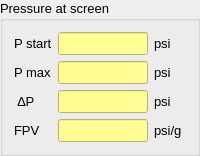
         <widget class="QGroupBox" name="PressureAtScreen_GroupBox">
          <property name="maximumSize">
           <size>
            <width>200</width>
            <height>16777215</height>
           </size>
          </property>
          <property name="font">
           <font>
            <pointsize>10</pointsize>
           </font>
          </property>
          <property name="title">
           <string>Pressure at screen</string>
          </property>
          <layout class="QVBoxLayout" name="verticalLayout_3">
           <item>
            <layout class="QGridLayout" name="gridLayout">
             <item row="2" column="0">
              <widget class="QLabel" name="label_3">
               <property name="font">
                <font>
                 <pointsize>10</pointsize>
                </font>
               </property>
               <property name="text">
                <string> ∆P</string>
               </property>
              </widget>
             </item>
             <item row="3" column="0">
              <widget class="QLabel" name="label_4">
               <property name="font">
                <font>
                 <pointsize>10</pointsize>
                </font>
               </property>
               <property name="text">
                <string>FPV</string>
               </property>
              </widget>
             </item>
             <item row="0" column="0">
              <widget class="QLabel" name="label">
               <property name="font">
                <font>
                 <pointsize>10</pointsize>
                </font>
               </property>
               <property name="text">
                <string>P start</string>
               </property>
              </widget>
             </item>
             <item row="1" column="0">
              <widget class="QLabel" name="label_2">
               <property name="font">
                <font>
                 <pointsize>10</pointsize>
                </font>
               </property>
               <property name="text">
                <string>P max</string>
               </property>
              </widget>
             </item>
             <item row="1" column="1">
              <widget class="QLineEdit" name="PMax_LE">
               <property name="enabled">
                <bool>true</bool>
               </property>
               <property name="font">
                <font>
                 <pointsize>10</pointsize>
                </font>
               </property>
               <property name="styleSheet">
                <string notr="true">background-color: rgb(255, 255, 149);</string>
               </property>
               <property name="readOnly">
                <bool>true</bool>
               </property>
              </widget>
             </item>
             <item row="0" column="1">
              <widget class="QLineEdit" name="PStart_LE">
               <property name="enabled">
                <bool>true</bool>
               </property>
               <property name="font">
                <font>
                 <pointsize>10</pointsize>
                 <weight>50</weight>
                 <bold>false</bold>
                </font>
               </property>
               <property name="styleSheet">
                <string notr="true">background-color: rgb(255, 255, 149);
</string>
               </property>
               <property name="readOnly">
                <bool>true</bool>
               </property>
              </widget>
             </item>
             <item row="0" column="2">
              <widget class="QLabel" name="UnitPStartLB">
               <property name="font">
                <font>
                 <pointsize>10</pointsize>
                </font>
               </property>
               <property name="text">
                <string>psi</string>
               </property>
              </widget>
             </item>
             <item row="1" column="2">
              <widget class="QLabel" name="UnitPMaxLB">
               <property name="font">
                <font>
                 <pointsize>10</pointsize>
                </font>
               </property>
               <property name="text">
                <string>psi</string>
               </property>
              </widget>
             </item>
             <item row="2" column="1">
              <widget class="QLineEdit" name="DelP_LE">
               <property name="enabled">
                <bool>true</bool>
               </property>
               <property name="font">
                <font>
                 <pointsize>10</pointsize>
                </font>
               </property>
               <property name="styleSheet">
                <string notr="true">background-color: rgb(255, 255, 149);</string>
               </property>
               <property name="readOnly">
                <bool>true</bool>
               </property>
              </widget>
             </item>
             <item row="3" column="1">
              <widget class="QLineEdit" name="FPV_LE">
               <property name="enabled">
                <bool>true</bool>
               </property>
               <property name="font">
                <font>
                 <pointsize>10</pointsize>
                </font>
               </property>
               <property name="styleSheet">
                <string notr="true">background-color: rgb(255, 255, 149);</string>
               </property>
               <property name="readOnly">
                <bool>true</bool>
               </property>
              </widget>
             </item>
             <item row="2" column="2">
              <widget class="QLabel" name="UnitDelPLB">
               <property name="font">
                <font>
                 <pointsize>10</pointsize>
                </font>
               </property>
               <property name="text">
                <string>psi</string>
               </property>
              </widget>
             </item>
             <item row="3" column="2">
              <widget class="QLabel" name="UnitFPVLB">
               <property name="font">
                <font>
                 <pointsize>10</pointsize>
                </font>
               </property>
               <property name="text">
                <string>psi/g </string>
               </property>
              </widget>
             </item>
            </layout>
           </item>
          </layout>
         </widget>
